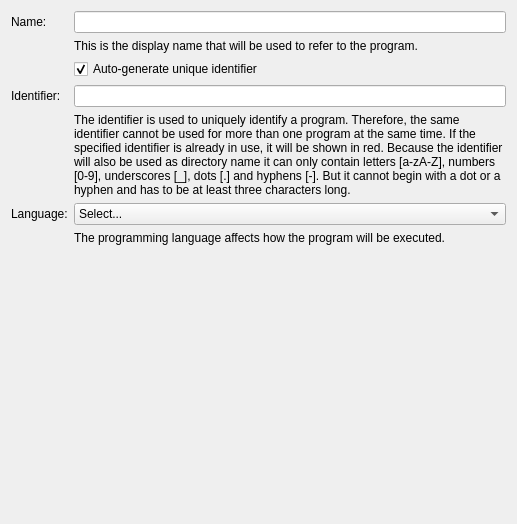
<?xml version="1.0" encoding="UTF-8"?>
<ui version="4.0">
 <class>ProgramPageGeneral</class>
 <widget class="QWidget" name="ProgramPageGeneral">
  <property name="geometry">
   <rect>
    <x>0</x>
    <y>0</y>
    <width>517</width>
    <height>524</height>
   </rect>
  </property>
  <property name="windowTitle">
   <string>Form</string>
  </property>
  <layout class="QVBoxLayout" name="verticalLayout">
   <item>
    <layout class="QGridLayout" name="gridLayout">
     <item row="5" column="0">
      <widget class="QLabel" name="label_language">
       <property name="text">
        <string>Language:</string>
       </property>
       <property name="buddy">
        <cstring>combo_language</cstring>
       </property>
      </widget>
     </item>
     <item row="5" column="1">
      <widget class="QComboBox" name="combo_language">
       <property name="sizePolicy">
        <sizepolicy hsizetype="Preferred" vsizetype="Fixed">
         <horstretch>1</horstretch>
         <verstretch>0</verstretch>
        </sizepolicy>
       </property>
       <item>
        <property name="text">
         <string>Select...</string>
        </property>
       </item>
       <item>
        <property name="text">
         <string>Java</string>
        </property>
       </item>
       <item>
        <property name="text">
         <string>Python</string>
        </property>
       </item>
       <item>
        <property name="text">
         <string>Ruby</string>
        </property>
       </item>
      </widget>
     </item>
     <item row="3" column="0">
      <widget class="QLabel" name="label_identifier">
       <property name="text">
        <string>Identifier:</string>
       </property>
       <property name="buddy">
        <cstring>edit_identifier</cstring>
       </property>
      </widget>
     </item>
     <item row="3" column="1">
      <widget class="QLineEdit" name="edit_identifier">
       <property name="maxLength">
        <number>256</number>
       </property>
      </widget>
     </item>
     <item row="4" column="1">
      <widget class="QLabel" name="label_identifier_help">
       <property name="text">
        <string>The identifier is used to uniquely identify a program. Therefore, the same identifier cannot be used for more than one program at the same time. If the specified identifier is already in use, it will be shown in red. Because the identifier will also be used as directory name it can only contain letters [a-zA-Z], numbers [0-9], underscores [_], dots [.] and hyphens [-]. But it cannot begin with a dot or a hyphen and has to be at least three characters long.</string>
       </property>
       <property name="alignment">
        <set>Qt::AlignLeading|Qt::AlignLeft|Qt::AlignTop</set>
       </property>
       <property name="wordWrap">
        <bool>true</bool>
       </property>
      </widget>
     </item>
     <item row="6" column="1">
      <widget class="QLabel" name="label_4">
       <property name="text">
        <string>The programming language affects how the program will be executed.</string>
       </property>
       <property name="alignment">
        <set>Qt::AlignLeading|Qt::AlignLeft|Qt::AlignTop</set>
       </property>
       <property name="wordWrap">
        <bool>true</bool>
       </property>
      </widget>
     </item>
     <item row="0" column="0">
      <widget class="QLabel" name="label_name">
       <property name="text">
        <string>Name:</string>
       </property>
       <property name="buddy">
        <cstring>edit_name</cstring>
       </property>
      </widget>
     </item>
     <item row="0" column="1">
      <widget class="QLineEdit" name="edit_name">
       <property name="maxLength">
        <number>256</number>
       </property>
      </widget>
     </item>
     <item row="2" column="1">
      <widget class="QCheckBox" name="check_auto_generate">
       <property name="text">
        <string>Auto-generate unique identifier</string>
       </property>
       <property name="checked">
        <bool>true</bool>
       </property>
      </widget>
     </item>
     <item row="1" column="1">
      <widget class="QLabel" name="label_6">
       <property name="text">
        <string>This is the display name that will be used to refer to the program.</string>
       </property>
       <property name="alignment">
        <set>Qt::AlignLeading|Qt::AlignLeft|Qt::AlignTop</set>
       </property>
       <property name="wordWrap">
        <bool>true</bool>
       </property>
      </widget>
     </item>
    </layout>
   </item>
   <item>
    <spacer name="verticalSpacer">
     <property name="orientation">
      <enum>Qt::Vertical</enum>
     </property>
     <property name="sizeHint" stdset="0">
      <size>
       <width>20</width>
       <height>0</height>
      </size>
     </property>
    </spacer>
   </item>
  </layout>
 </widget>
 <tabstops>
  <tabstop>edit_name</tabstop>
  <tabstop>check_auto_generate</tabstop>
  <tabstop>edit_identifier</tabstop>
  <tabstop>combo_language</tabstop>
 </tabstops>
 <resources/>
 <connections/>
</ui>
